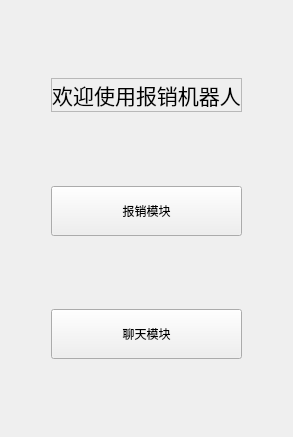
     <widget class="QWidget" name="welcomepage">
      <property name="toolTipDuration">
       <number>-3</number>
      </property>
      <property name="layoutDirection">
       <enum>Qt::LeftToRight</enum>
      </property>
      <layout class="QGridLayout" name="gridLayout_5">
       <item row="1" column="1">
        <widget class="QLabel" name="mainLabel">
         <property name="font">
          <font>
           <family>Adobe 仿宋 Std R</family>
           <pointsize>16</pointsize>
          </font>
         </property>
         <property name="frameShape">
          <enum>QFrame::StyledPanel</enum>
         </property>
         <property name="text">
          <string>欢迎使用报销机器人</string>
         </property>
         <property name="textFormat">
          <enum>Qt::PlainText</enum>
         </property>
         <property name="alignment">
          <set>Qt::AlignCenter</set>
         </property>
        </widget>
       </item>
       <item row="2" column="1">
        <spacer name="verticalSpacer_4">
         <property name="orientation">
          <enum>Qt::Vertical</enum>
         </property>
         <property name="sizeHint" stdset="0">
          <size>
           <width>20</width>
           <height>68</height>
          </size>
         </property>
        </spacer>
       </item>
       <item row="3" column="1">
        <widget class="QPushButton" name="expenseBtn">
         <property name="minimumSize">
          <size>
           <width>100</width>
           <height>50</height>
          </size>
         </property>
         <property name="text">
          <string>报销模块</string>
         </property>
        </widget>
       </item>
       <item row="1" column="0">
        <spacer name="horizontalSpacer_11">
         <property name="orientation">
          <enum>Qt::Horizontal</enum>
         </property>
         <property name="sizeHint" stdset="0">
          <size>
           <width>40</width>
           <height>20</height>
          </size>
         </property>
        </spacer>
       </item>
       <item row="5" column="1">
        <widget class="QPushButton" name="talkBtn">
         <property name="minimumSize">
          <size>
           <width>100</width>
           <height>50</height>
          </size>
         </property>
         <property name="text">
          <string>聊天模块</string>
         </property>
        </widget>
       </item>
       <item row="4" column="1">
        <spacer name="verticalSpacer">
         <property name="orientation">
          <enum>Qt::Vertical</enum>
         </property>
         <property name="sizeHint" stdset="0">
          <size>
           <width>20</width>
           <height>67</height>
          </size>
         </property>
        </spacer>
       </item>
       <item row="6" column="1">
        <spacer name="verticalSpacer_2">
         <property name="orientation">
          <enum>Qt::Vertical</enum>
         </property>
         <property name="sizeHint" stdset="0">
          <size>
           <width>20</width>
           <height>67</height>
          </size>
         </property>
        </spacer>
       </item>
       <item row="0" column="1">
        <spacer name="verticalSpacer_3">
         <property name="orientation">
          <enum>Qt::Vertical</enum>
         </property>
         <property name="sizeHint" stdset="0">
          <size>
           <width>20</width>
           <height>67</height>
          </size>
         </property>
        </spacer>
       </item>
       <item row="1" column="2">
        <spacer name="horizontalSpacer_12">
         <property name="orientation">
          <enum>Qt::Horizontal</enum>
         </property>
         <property name="sizeHint" stdset="0">
          <size>
           <width>40</width>
           <height>20</height>
          </size>
         </property>
        </spacer>
       </item>
       <item row="3" column="0">
        <spacer name="horizontalSpacer_13">
         <property name="orientation">
          <enum>Qt::Horizontal</enum>
         </property>
         <property name="sizeHint" stdset="0">
          <size>
           <width>40</width>
           <height>20</height>
          </size>
         </property>
        </spacer>
       </item>
       <item row="3" column="2">
        <spacer name="horizontalSpacer_14">
         <property name="orientation">
          <enum>Qt::Horizontal</enum>
         </property>
         <property name="sizeHint" stdset="0">
          <size>
           <width>40</width>
           <height>20</height>
          </size>
         </property>
        </spacer>
       </item>
       <item row="5" column="0">
        <spacer name="horizontalSpacer_15">
         <property name="orientation">
          <enum>Qt::Horizontal</enum>
         </property>
         <property name="sizeHint" stdset="0">
          <size>
           <width>40</width>
           <height>20</height>
          </size>
         </property>
        </spacer>
       </item>
       <item row="5" column="2">
        <spacer name="horizontalSpacer_16">
         <property name="orientation">
          <enum>Qt::Horizontal</enum>
         </property>
         <property name="sizeHint" stdset="0">
          <size>
           <width>40</width>
           <height>20</height>
          </size>
         </property>
        </spacer>
       </item>
      </layout>
     </widget>
